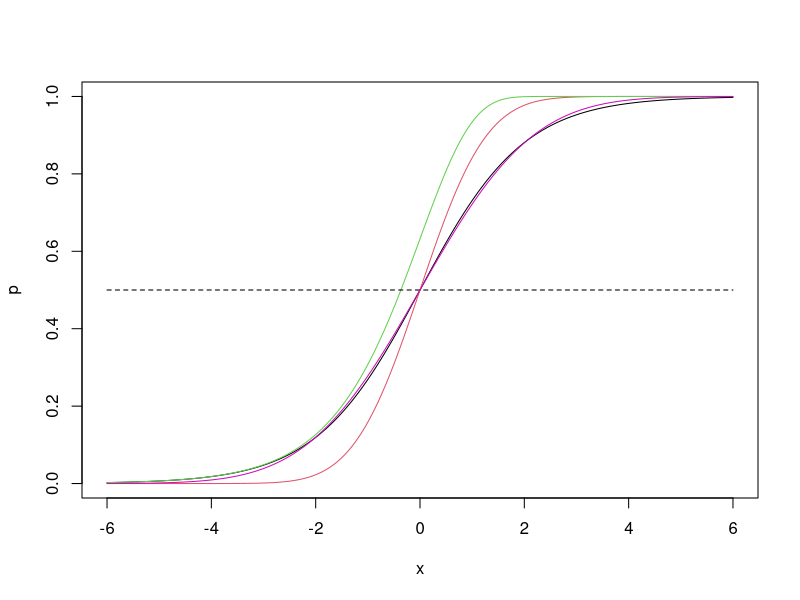
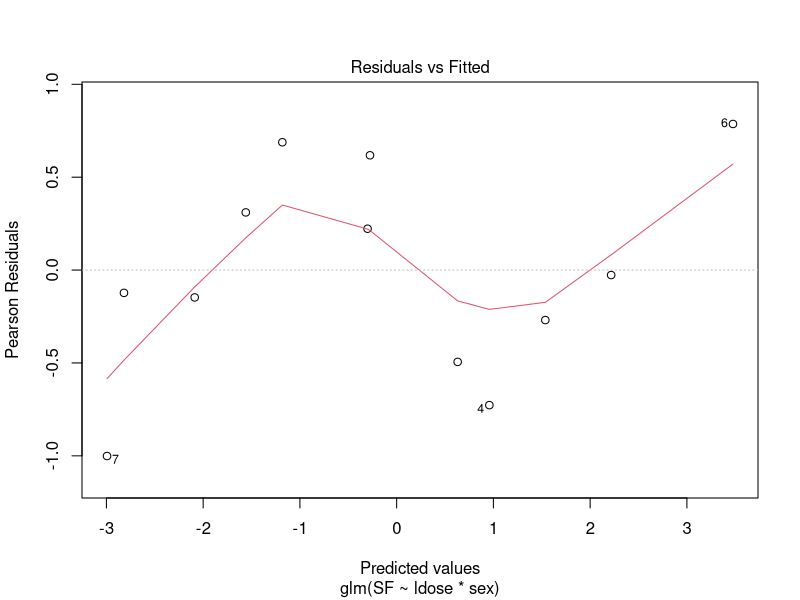
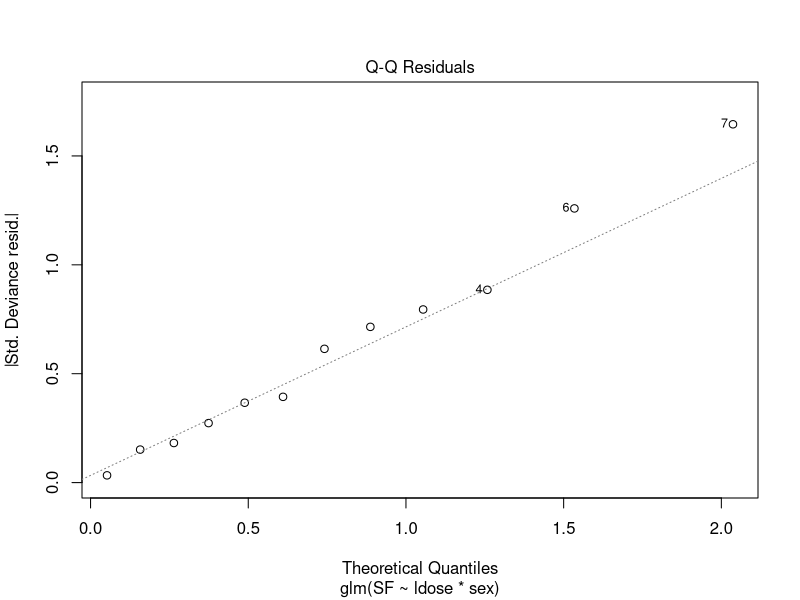
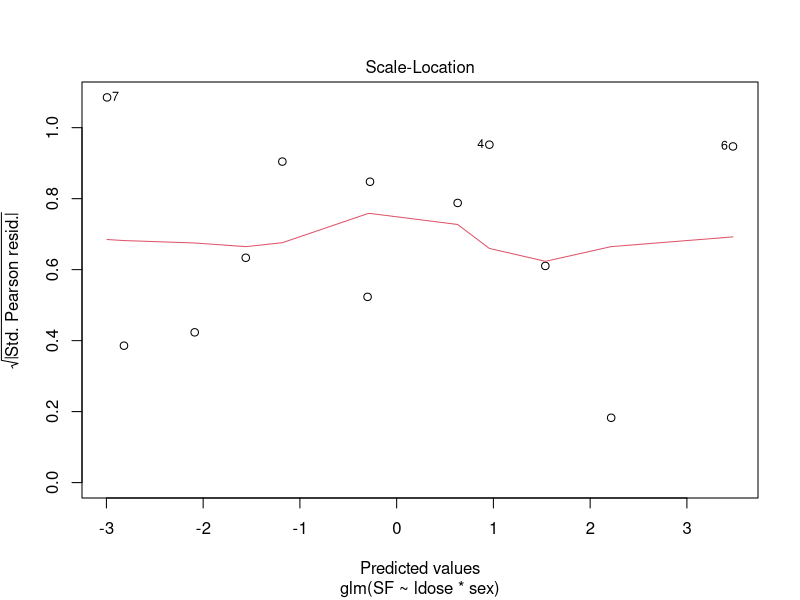
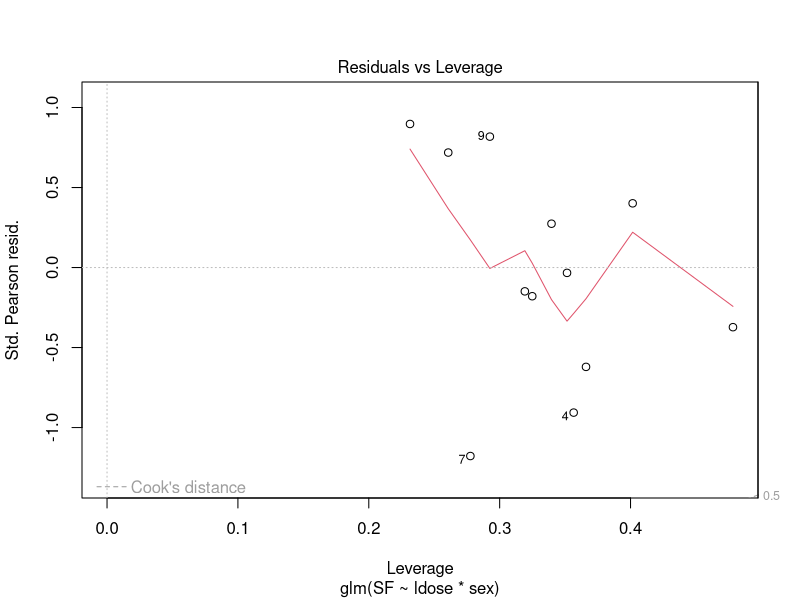

These charts were generated, in order, by the following R code:
# set the working directory
setwd("/Users/satoshiido/Documents/statistical-analysis/")

# Dose Response Models

x <- (-150:150) / 25

# logistic function curve
plot(x, 1 - 1 / (1 + exp(x)), type = "l", ylab = "p")

# cumulative probability
lines(x, pnorm(x), col = 2)
# C log-log link function Extreme value family
lines(x, 1 - exp(-exp(x)), col = 3)

lines(c(-6, 6), c(.5, .5), lty = 2, col = 1)

# cumulative probability with sd = 1.7
lines(x, pnorm(x, sd = 1.7), col = 6)


# Binomial Family in R

"budworm" <-
structure(list(numdead = c(1, 4, 9, 13, 18, 20, 0, 2, 6, 10, 
12, 16), ldose = c(0, 1, 2, 3, 4, 5, 0, 1, 2, 3, 4, 5), sex = structure(c(2, 
2, 2, 2, 2, 2, 1, 1, 1, 1, 1, 1), .Label = c("F", "M"), class = "factor"), 
    SF = structure(c(1, 4, 9, 13, 18, 20, 0, 2, 6, 10, 12, 16, 
    19, 16, 11, 7, 2, 0, 20, 18, 14, 10, 8, 4), .Dim = c(12, 
    2))), .Names = c("numdead", "ldose", "sex", "SF"), row.names = c("1", 
"2", "3", "4", "5", "6", "7", "8", "9", "10", "11", "12"), class = "data.frame")

# budworm data input from MASS book
budworm2 <- read.csv("./Purdue_STAT526/budworm2.csv")

# https://bit.ly/3kgkiID
# https://bit.ly/3IeQdBq
# https://bit.ly/3EkTe22
# https://bit.ly/3KjJ5Gm

# training glm
## these two below are the same

budwm.lgt0 <- glm(SF ~ ldose * sex, family = binomial, data = budworm)
budwm.lgt0

# weight = 重み`weights`を使った重みつき最小自乗法 (つまり sum(w*e^2) を最小化する) が使われる
budwm.lgt1 <- update(budwm.lgt0, numdead / 20 ~ ., weight = rep(20, 12))
budwm.lgt1

# same results
summary(budwm.lgt0); summary(budwm.lgt1)

# ldose and sex parameters have contributed a lot to the model
anova(budwm.lgt0)
drop1(budwm.lgt0)

# plotting multiple graph
plot(budwm.lgt0)

# Stepwise
# seems like there is no need of interaction terms of ldose * sex
step(budwm.lgt0)

# model renew and re-fitting
# get rid of interaction
# AIC gets better
budwm.lgt <- update(budwm.lgt0, . ~ . - ldose:sex)
budwm.lgt

# prediction with glm method
# new = the name of the new data frame to make predictions for
predict(budwm.lgt, new = data.frame(ldose = 2, sex = "M"))

# type = "response" gives the predicted probabilities
predict(budwm.lgt, type = "response")

# residuals
residuals(budwm.lgt)
residuals(budwm.lgt, "pearson")


# 2 * 2 Table, Deviances
test <- data.frame(y = I(rbind(c(10, 26), c(40, 24))), x = factor(1:2))
test
fit <- glm(y ~ x, family = binomial, data = test)
# Deviance Residuals = 0 meaning the perfect fit
summary(fit)

# same fit with Bernoulli data
test1 <- data.frame(y = c(rep(1, 10), rep(0, 26), rep(1, 40), rep(0,24)), x = factor(c(rep(1, 36), rep(0, 64))))
fit1 <- glm(y ~ x, family = binomial, data = test1)
summary(fit1)

# check the deviances of separate constant fits
summary(glm(y ~ 1, binomial, test1[1:36, ]))
summary(glm(y ~ 1, binomial, test1[-(1:36), ]))


# restrspective logistic Model: Example
x <- runif(100000)
# so rare
y <- rbinom(x, 1, plogis(-10 + 4 * x))
sum(y)
# sampling
ind <- c(sample(100000, 60), (1:100000)[y == 1])
smpl <- data.frame(x = x[ind], y = y[ind])

# retrospective logistic modeling
summary(glm(y ~ x, family = binomial, data = smpl))


# With Logit = -2 + 4x
x <- runif(120)
y <- rbinom(x, 1, plogis(-2 + 4 * x))
sum(y)
## result is similar to the retrospective
summary(glm(y ~ x, family = binomial))

# With Logit = -6 + 4x
x <- runif(2000)
y <- rbinom(x, 1, plogis(-6 + 4 * x))
sum(y)
## sampling
ind <- (1:2000)[y == 1]
ind <- c(ind, sample((1:2000)[-ind], 60))
smpl <- data.frame(x = x[ind], y = y[ind])

## result is similar to the retrospective as well
summary(glm(y ~ x, family = binomial, data = smpl))


# Over-Dispersion: Example
boys <- read.csv("./Purdue_STAT526/boys.csv")
# modeling
boys.fit <- glm(cbind(boy, girl) ~ 1, binomial, weight = fr, data = boys)
# prediction
predict(boys.fit, type = "res")
# boys ratio
p <- sum(boys$fr * (0:6)) / sum(boys$fr) / 6

# Pearson's X^2 statistics over 
sum(resid(boys.fit, type = "pear")^ 2) / (sum(boys$fr) - 1)
